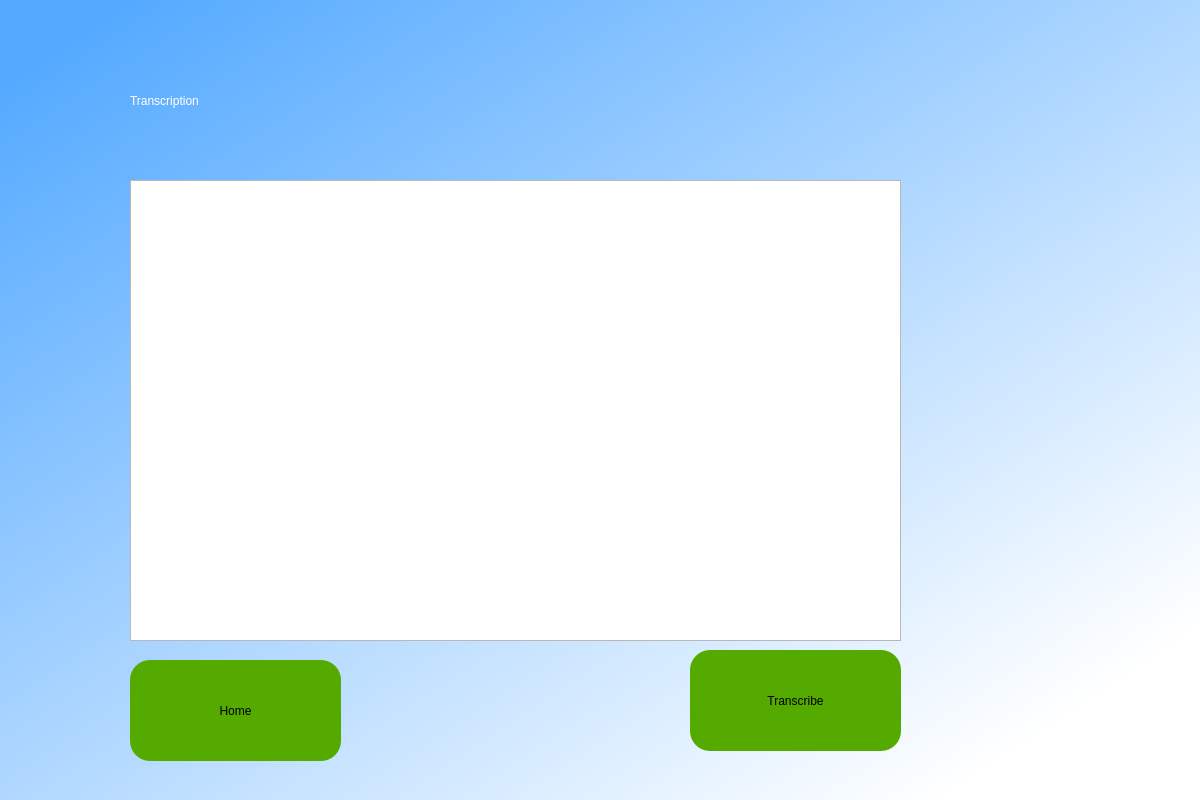
<?xml version="1.0" encoding="UTF-8"?>
<ui version="4.0">
 <class>Dialog</class>
 <widget class="QDialog" name="Dialog">
  <property name="geometry">
   <rect>
    <x>0</x>
    <y>0</y>
    <width>1200</width>
    <height>800</height>
   </rect>
  </property>
  <property name="windowTitle">
   <string>Dialog</string>
  </property>
  <widget class="QWidget" name="widget" native="true">
   <property name="geometry">
    <rect>
     <x>0</x>
     <y>0</y>
     <width>1201</width>
     <height>801</height>
    </rect>
   </property>
   <property name="styleSheet">
    <string notr="true">QWidget#widget{
background-color:qlineargradient(spread:pad, x1:0.0549451, y1:0.057, x2:0.884615, y2:0.896, stop:0 rgba(85, 170, 255, 255), stop:1 rgba(255, 255, 255, 255));}</string>
   </property>
   <widget class="QLabel" name="label">
    <property name="geometry">
     <rect>
      <x>130</x>
      <y>40</y>
      <width>761</width>
      <height>121</height>
     </rect>
    </property>
    <property name="styleSheet">
     <string notr="true">color: rgb(255, 255, 255);
font: 75 48pt &quot;MS Shell Dlg 2&quot;;</string>
    </property>
    <property name="text">
     <string>Transcription</string>
    </property>
   </widget>
   <widget class="QTextEdit" name="textEdit">
    <property name="geometry">
     <rect>
      <x>130</x>
      <y>180</y>
      <width>771</width>
      <height>461</height>
     </rect>
    </property>
   </widget>
   <widget class="QPushButton" name="transcribe">
    <property name="geometry">
     <rect>
      <x>690</x>
      <y>650</y>
      <width>211</width>
      <height>101</height>
     </rect>
    </property>
    <property name="styleSheet">
     <string notr="true">border-radius:20px;
font: 75 18pt &quot;MS Shell Dlg 2&quot;;

background-color: rgb(85, 170, 0)</string>
    </property>
    <property name="text">
     <string>Transcribe</string>
    </property>
   </widget>
   <widget class="QPushButton" name="home">
    <property name="geometry">
     <rect>
      <x>130</x>
      <y>660</y>
      <width>211</width>
      <height>101</height>
     </rect>
    </property>
    <property name="styleSheet">
     <string notr="true">border-radius:20px;
font: 75 18pt &quot;MS Shell Dlg 2&quot;;

background-color: rgb(85, 170, 0)</string>
    </property>
    <property name="text">
     <string>Home</string>
    </property>
   </widget>
  </widget>
 </widget>
 <resources/>
 <connections/>
</ui>
